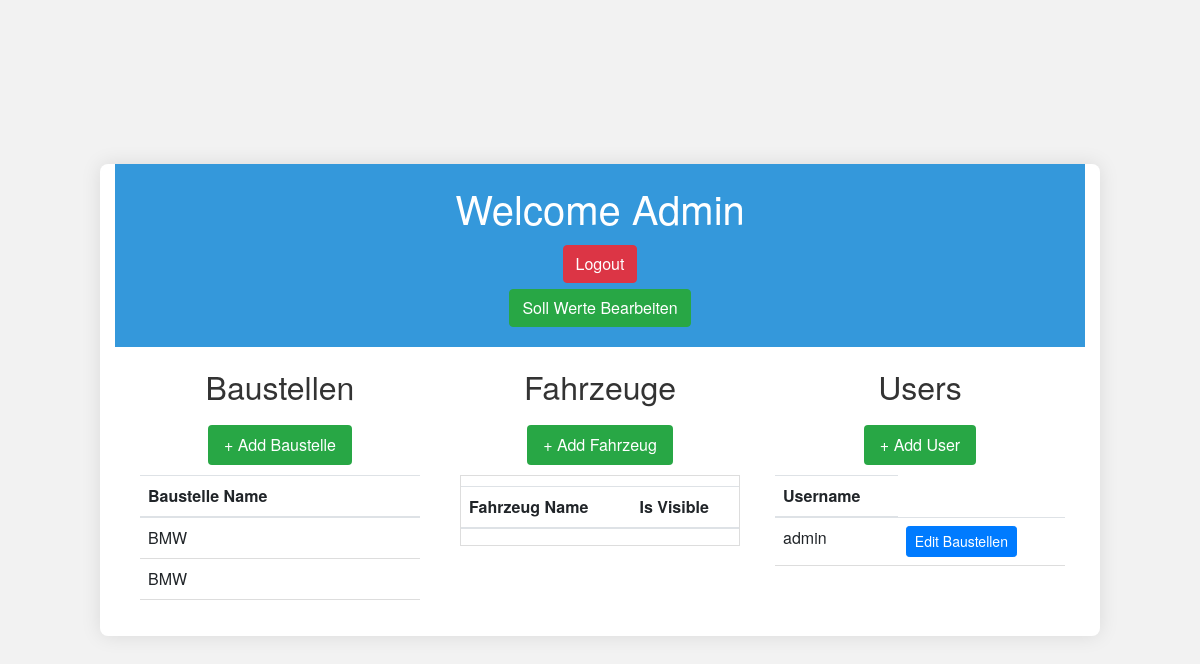
The app's page /adminView/ (signed in), older data.
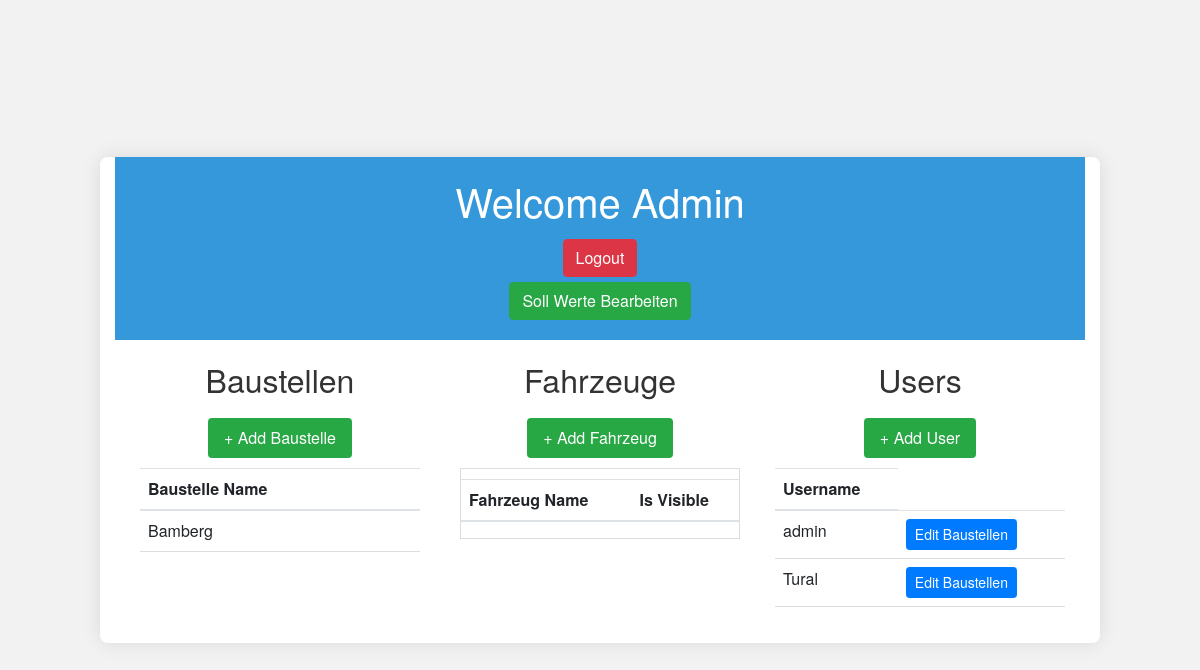
The same page, newer data.
### myapp/models.py (models this page shows)
class newBaustelle(models.Model):
    baustelleName=models.CharField(max_length=30)
    def __str__(self):
        return self.baustelleName

class CustomUser(AbstractUser):
    age = models.IntegerField(null=True, blank=True)
    address = models.CharField(max_length=255, null=True, blank=True)
    pruefer = models.BooleanField(default=False)
    baustellen = models.ManyToManyField(
        'newBaustelle',
        related_name="baustellen"
    )

### myapp/views.py (the view)
# urls.py: path('adminView/', views.adminView, name='admin_view'),
@login_required(login_url="/")
def adminView(request):
    baustellen_list = newBaustelle.objects.all()
    fahrzeugen_list = newFahrzeug.objects.all()  # Initially, no Fahrzeuge displayed
    user_list = CustomUser.objects.all()
    if request.method == 'POST':
        if 'baustelleName' in request.POST:
            baustelle_form = NewBaustelleForm(request.POST)
            if baustelle_form.is_valid():
                baustelle_form.save()
        elif 'fahrzeugName' in request.POST:
            fahrzeug_names = newFahrzeug.objects.all().values_list('fahrzeugName', flat=True)
            fahrzeugFrom = int(request.POST.get('fahrzeug_number_from'))
            fahrzeugTo = int(request.POST.get('fahrzeug_number_to'))
            fahrzeugType = request.POST.get('fahrzeug_type')
            fahrzeugName = request.POST.get('fahrzeugName')
            permanentHubzugProtocol1 = ProtocolHubzugLiftingHost()
            permanentHubzugProtocol1.save()
            permanentHubzugProtocol4 = ProtocolLaufHubzug()
            permanentHubzugProtocol4.save()
            newPermanentProtocol = PermanentProtocol.objects.create(
                permanentProtocolName=f"{fahrzeugName}_{fahrzeugFrom:03}_{fahrzeugTo:03} ({fahrzeugType})",
                permanentProtocol1 = permanentHubzugProtocol1,
                permanentProtocol4 = permanentHubzugProtocol4
            )
            newPermanentProtocol.save()
            if fahrzeugFrom <= fahrzeugTo:
                for fahrzeug in range(int(fahrzeugFrom), int(fahrzeugTo) + 1):
                    fahrzeug_form = NewFahrzeugForm(request.POST)
                    if fahrzeug_form.is_valid():
                        fahrzeugName = request.POST.get('fahrzeugName')
                        if f"{fahrzeugName}_{fahrzeug:03} ({fahrzeugType})" in fahrzeug_names:
                            continue
                        hubzugProtocol1 = ProtocolHubzugLiftingHost()
                        hubzugProtocol1.save()
                        hubzugProtocol2 = ProtocolHubzugLaufSeiltrommel()
                        hubzugProtocol2.save()
                        hubzugProtocol3 = ProtocolHubzugMassSeiltrommel()
                        hubzugProtocol3.save()
                        hubzugProtocol4 = ProtocolLaufHubzug()
                        hubzugProtocol4.save()
                        hubzugProtocol5 = ProtocolEndkontrolle()
                        hubzugProtocol5.save()
                        hubzug = newHubzug()
                        hubzug.protocol1 = hubzugProtocol1
                        hubzug.protocol2 = hubzugProtocol2
                        hubzug.protocol3 = hubzugProtocol3
                        hubzug.protocol4 = hubzugProtocol4
                        hubzug.protocol5 = hubzugProtocol5
                        hubzug.save()
                        fahrzeug_form = fahrzeug_form.save(commit=False)
                        fahrzeug_form.hubzug = hubzug
                        fahrzeug_form.fahrzeugName = f"{fahrzeug_form.fahrzeugName}_{fahrzeug:03} ({fahrzeugType})"
                        fahrzeug_form.save()
                        newPermanentProtocol.protocol1.add(hubzugProtocol1)
                        newPermanentProtocol.protocol4.add(hubzugProtocol4)
            newPermanentProtocol.save()
        elif 'username' in request.POST:
            username = request.POST.get('username')
            password = request.POST.get('password')
            first_name = request.POST.get('first_name')
            last_name = request.POST.get('last_name')
            email = request.POST.get('email')
            adresse = request.POST.get('adresse')
            pruefer = request.POST.get('pruefer')
            baustellen_ids = request.POST.getlist('baustellen')
            new_user = CustomUser(username=username)
            new_user.set_password(password)
            new_user.first_name = first_name
            new_user.last_name = last_name
            new_user.email = email
            new_user.address = adresse
            new_user.pruefer = pruefer
            new_user.save()
            for baustelle_id in baustellen_ids:
                baustelle = newBaustelle.objects.get(id=baustelle_id)
                new_user.baustellen.add(baustelle)
            new_user.save()
        return redirect('/adminView/')
    else:
        baustelle_form = NewBaustelleForm()
        fahrzeug_form = NewFahrzeugForm()
    context = {
        'baustellen_list': baustellen_list,
        'fahrzeug_list': fahrzeugen_list,
        'user_list': user_list,
        'baustelle_form': baustelle_form,
        'fahrzeug_form': fahrzeug_form
    }
    return render(request, "adminView.html", context)

### templates/adminView.html (shortened to what this page needs)
<!DOCTYPE html>
{% load static %}
<html lang="en">
<head>
    <link href="https://stackpath.bootstrapcdn.com/bootstrap/4.3.1/css/bootstrap.min.css" rel="stylesheet">
    <link rel="stylesheet" href="https://stackpath.bootstrapcdn.com/bootstrap/4.5.2/css/bootstrap.min.css">
    <link rel="stylesheet" href="{% static 'myapp/adminView.css' %}">
</head>
<body>
    <div class="container-fluid">
        <header class="header">
            <h1>Welcome Admin</h1>
            <form action="{% url 'logout' %}" method="post" style="margin: 0;">
                <button type="submit" class="btn btn-danger">Logout</button>
            </form>
            <form action="{% url 'soll_wert_view' %}" method="post" style="margin: 0;">
                <button type="submit" class="btn btn-success">Soll Werte Bearbeiten</button>
            </form>
        </header>
        <div class="row">
            <div class="col-md-4 baustellen-panel">
                <h2>Baustellen</h2>
                <button class="btn btn-primary add-btn" data-toggle="modal" data-target="#addBaustelleModal">+ Add Baustelle</button>
                <table class="table">
                    <thead>
                        <tr>
                            <th>Baustelle Name</th>
                        </tr>
                    </thead>
                    <tbody>
                        {% for baustelle in baustellen_list %}
                        <tr data-baustelle-id="{{ baustelle.id }}" onclick="selectBaustelle(this, {{ baustelle.id }})">
                            <td>{{ baustelle.baustelleName }}</td>
                        </tr>
                        {% empty %}
                        <tr>
                            <td>No Baustellen found.</td>
                        </tr>
                        {% endfor %}
                    </tbody>
                </table>
            </div>
            <div class="col-md-4 fahrzeuge-panel">
                <h2>Fahrzeuge</h2>
                <button class="btn btn-primary add-btn" id="addFahrzeugBtn" data-toggle="modal" data-target="#addFahrzeugModal">+ Add Fahrzeug</button>
                <div style="overflow-y: auto; max-height: 500px; border: 1px solid #ddd;">
                    <table class="table" id="fahrzeugTable">
                        <thead>
                            <tr>
                                <th>Fahrzeug Name</th>
                                <th>Is Visible</th>
                            </tr>
                        </thead>
                    </table>
                </div>
            </div>
            <div class="col-md-4 user-panel">
                <h2>Users</h2>
                <button class="btn btn-primary add-btn" data-toggle="modal" data-target="#addUserModal">+ Add User</button>
                <table class="table">
                    <thead>
                        <tr>
                            <th>Username</th>
                        </tr>
                    </thead>
                    <tbody>
                        {% for user in user_list %}
                        <tr>
                            <td>{{ user.username }}</td>
                            <td>
                                <button type="button"
                                        class="btn btn-primary btn-sm"
                                        data-toggle="modal"
                                        data-target="#editModal{{ user.id }}">
                                    Edit Baustellen
                                </button>
                            </td>
                        </tr>
                        {% empty %}
                        <tr>
                            <td colspan="2">No users found.</td>
                        </tr>
                        {% endfor %}
                    </tbody>
                </table>
            </div>
        </div>
    </div>
</body>
</html>

### myapp/static/myapp/adminView.css (style rules this page uses)
* { box-sizing: border-box; }
body, html { width: 100%; height: 100%; margin: 0; padding: 0; display: flex; align-items: center; justify-content: center; background: #f2f2f2; font-family: 'Helvetica Neue', Helvetica, Arial, sans-serif; }
.container-fluid { box-shadow: 0 0 20px rgba(0,0,0,0.1); background: #fff; border-radius: 8px; overflow: hidden; width: 90%; max-width: 1000px; }
.header { background-color: #3498db; color: white; padding: 20px; font-size: 28px; text-align: center; font-family: 'Helvetica Neue', Helvetica, Arial, sans-serif; font-weight: bold; }
.row { display: flex; justify-content: space-between; padding: 20px; }
.baustellen-panel, .fahrzeuge-panel { flex: 1; margin: 0 5px; }
h2 { color: #333; margin-bottom: 20px; text-align: center; }
.table { width: 100%; border-collapse: collapse; margin-top: 10px; }
.table th, .table td { text-align: left; padding: 8px; border-bottom: 1px solid #ddd; }
.add-btn { background-color: #28a745; color: white; border: none; padding: 8px 16px; font-size: 16px; cursor: pointer; border-radius: 4px; display: block; margin: 10px auto; text-align: center; }

Row changes from the older to the newer data that the page shows:
removed newBaustelle: baustelleName "BMW"
removed newBaustelle: baustelleName "BMW"
added newBaustelle: baustelleName "Bamberg"
added CustomUser: username "Tural"
